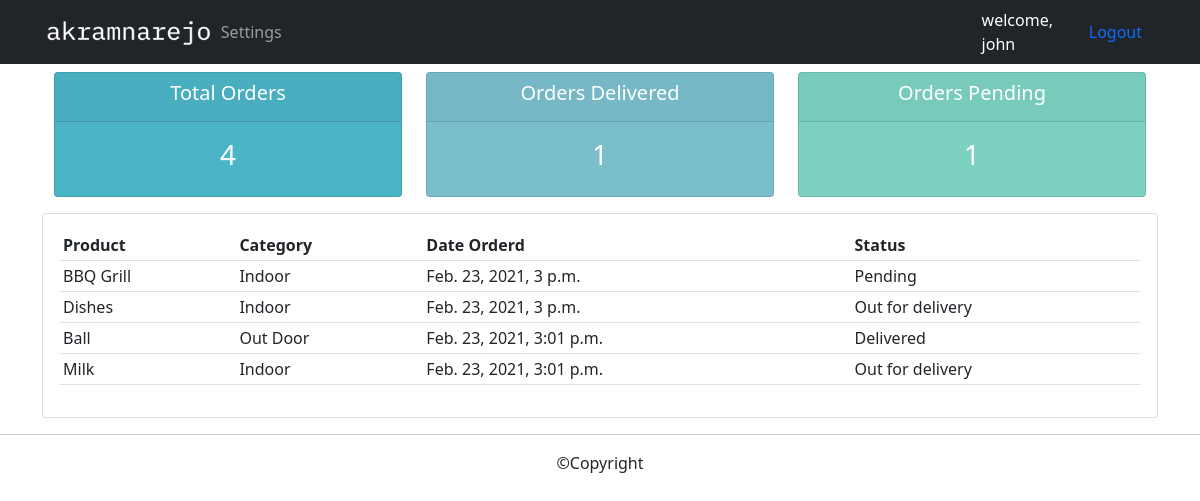
Screenshot of /user/ (signed in) with the database file from the repository.
### accounts/models.py (models this page shows)
class Order(models.Model):
    STATUS = (
        ('Pending','Pending'),
        ('Out for delivery', 'Out for delivery'),
        ('Delivered', 'Delivered'),
    )
    customer = models.ForeignKey(Customer, null=True, on_delete=models.SET_NULL)
    product = models.ForeignKey(Products, null=True, on_delete=models.SET_NULL)
    date_created = models.DateTimeField(auto_now_add=True, null=True)
    status = models.CharField(max_length=200, null=True, choices=STATUS)
    def __str__(self):
        return str(self.product)

class Products(models.Model):
    CATEGORY = (
        ('Indoor', 'Indoor'),
        ('Out Door', 'Out Door'),
    )
    name = models.CharField(max_length=200, null=True)
    price = models.FloatField(null=True)
    category = models.CharField(max_length=200, null=True, choices=CATEGORY)
    description = models.TextField(null=True)
    date_created = models.DateTimeField(auto_now_add=True, null=True)
    tags = models.ManyToManyField(Tag)
    def __str__(self):
        return self.name

### accounts/decorators.py (the view)
        def wrapper_func(request, *args, **kwargs):
            group = None
            if request.user.groups.exists():
                group = request.user.groups.all()[0].name
            if group in allowed_roles:
                return view_func(request, *args, **kwargs)
            else:
                return HttpResponse("You are not authorized to view this page.")

### accounts/views.py (called while the page is built)
@login_required(login_url='login')
@allowed_users(allowed_roles=['customer'])
def userPage(request):
    orders = request.user.customer.order_set.all()
    total_orders = orders.count()
    orders_delivered = orders.filter(status="Delivered").count()
    orders_pending = orders.filter(status="Pending").count()
    print(f'orders: {orders}')
    context = {
        'orders':orders,
        'total_orders':total_orders,
        'orders_delivered':orders_delivered,
        'orders_pending':orders_pending
    }
    return render(request, 'user.html', context)

### accounts/templates/user.html
{% extends 'main.html' %}
{% block content %}
{% include 'status.html' %}
    <div class="row">
        <div class="col-md">
            <div class="card card-body">
                <table class="table table-sm">
                    <tr>
                        <th>Product</th>
                        <th>Category</th>
                        <th>Date Orderd</th>
                        <th>Status</th>
                    </tr>
                    {% for order in orders %}
                        <tr>
                            <td>{{ order.product }}</td>
                            <td>{{ order.product.category }}</td>
                            <td>{{ order.date_created }}</td>
                            <td>{{ order.status }}</td>
                        </tr>
                    {% endfor %}
                </table>
            </div>
        </div>
    </div>
{% endblock %}

### accounts/templates/navbar.html (shortened to what this page needs)
{% load static %}
<nav class="navbar navbar-expand-lg fixed-top navbar-dark bg-dark">
    <div class="container">
      <a href="{% url 'home' %}"><img src="{% static 'images/logo.png'%}" alt="akram narejo" class="img-fluid"></a>
      <div class="collapse navbar-collapse" id="navbarNav">
        <ul class="navbar-nav">
          {% if request.user.is_staff %}
            <li class="nav-item active">
              <a class="nav-link" href="{% url 'home' %}">Dashboard</a>
            </li>
            <li class="nav-item">
              <a class="nav-link" href="{% url 'products' %}">Products</a>
            </li>
          {% else %}
            <li class="nav-item">
              <a href="{% url 'account' %}" class="nav-link">Settings</a>
            </li>
          {% endif %}
        </ul>
      </div>
      <span style="color: white; padding-right: 1rem;">welcome, {{request.user}}</span>
      <a href="{% url 'logout' %}" class="nav-link">Logout</a>
    </div>
</nav>

### static/css/main.css (style rules this page uses)
body { background-color: #fff; }

### rows the page displays
Order: product "BBQ Grill", product.category "Indoor", date_created "Feb. 23, 2021, 3 p.m.", status "Pending"
Order: product "Dishes", product.category "Indoor", date_created "Feb. 23, 2021, 3 p.m.", status "Out for delivery"
Order: product "Ball", product.category "Out Door", date_created "Feb. 23, 2021, 3:01 p.m.", status "Delivered"
Order: product "Milk", product.category "Indoor", date_created "Feb. 23, 2021, 3:01 p.m.", status "Out for delivery"

### other values shown
{{ request.user }} "john"
{{ total_orders }} "4"
{{ orders_delivered }} "1"
{{ orders_pending }} "1"
